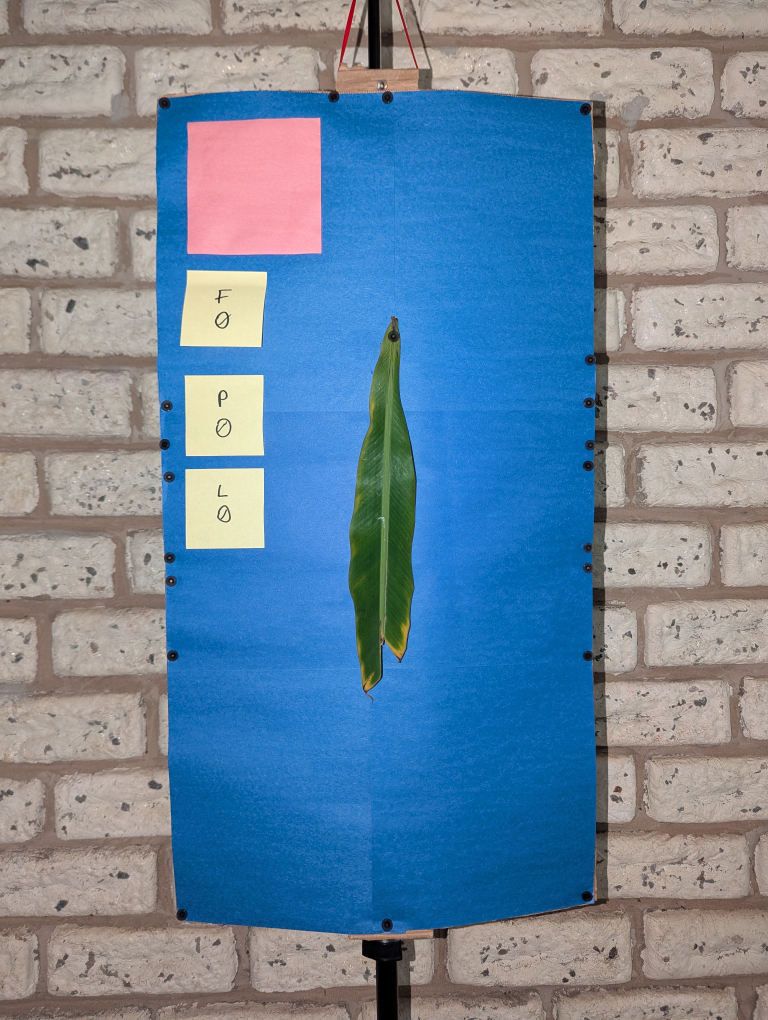
#> input picture AdjusterTool2/FlatboardExtraction/flatboard.jpg, 3072 x 4080 px, given in place of img_02_00_08_00.jpg, which was not available (shown at 1/4 size)
$ python ExtractFlatboard.py
#> lines starting #> are read from the running program, lines starting #| are printed output that depends on the picture; after the words box and inside, x2 and y2 are one past the last pixel; in counts of white or black regions, pixels touching at a corner belong together; pictures that were not available may be replaced by others from this repository, and a replacement may not be noted
### AdjusterTool2/Scripts/LABMask.py
# Author: Kevyn Angueira Irizarry
# Created: 2025-03-25
# Last Modified: 2025-05-06


import cv2
import numpy as np

from Scripts.ResizeForDisplay import resize_for_display

class LABMask:
    def __init__(self, lab_bounds):
        self.lab_bounds = lab_bounds

    def _imagePreprocessing(self, image):
        """
        Applying preprocessing to image
            CIE LAB -> Convert from BGR to CIE LAB
        """
        # Convert to HSV
        lab = cv2.cvtColor(image, cv2.COLOR_BGR2Lab)

        return lab

    def applyMask(self, image, invert_range=False, preprocess=True, **kwargs):
        """
        Applies CIE LAB mask based on bounds
        """

        # Return empty mask if image is empty or completely black
        if image is None or image.size == 0 or not np.any(image):
            empty_mask = np.zeros(image.shape[:2], dtype=np.uint8)
            empty_result = np.zeros_like(image)
            return empty_result, empty_mask

        # Apply preprocessing
        if preprocess:
            lab = self._imagePreprocessing(image)
        else:
            lab = image

        lower_bound, upper_bound = self.lab_bounds

        # Apply Mask, check for if inverted range
        lab_mask = cv2.inRange(lab, lower_bound, upper_bound)
        if invert_range:
            lab_mask = cv2.bitwise_not(lab_mask)

        # Overlay on original image
        result = cv2.bitwise_and(image, image, mask=lab_mask)

        return result, lab_mask

### AdjusterTool2/Scripts/ResizeForDisplay.py
# Author: Kevyn Angueira Irizarry
# Created: 2025-02-07
# Last Modified: 2025-03-18


import cv2
import numpy as np

def resize_for_display(image, max_width=1000, max_height=800):
    """ Resize image while maintaining aspect ratio for display. """
    height, width = image.shape[:2]
    scale = min(max_width / width, max_height / height)
    return cv2.resize(image, (int(width * scale), int(height * scale)))

### AdjusterTool2/Scripts/CropAndRotate.py
# Author: Kevyn Angueira Irizarry
# Created: 2025-02-07
# Last Modified: 2025-06-25

import cv2
import numpy as np

def cropAndRotate(image, min_rect, is_width_greater=True):
    """
    Rotate image around the rectangle's center and then crop to dimensions.
    """

    if min_rect is None:
        print("Could not crop and rotate image, invalid rectangle")
        return image

    center, (w, h), angle = min_rect

    #print("Cropping and Rotating")
    #print(f"Width: {w}")
    #print(f"Width: {h}")

    # Ensure width is always the greater measurement (left-to-right)
    if is_width_greater and w < h:
        w, h = h, w
        angle += 90  # Rotate to correct orientation

    if not is_width_greater and h < w:
        w, h = h, w
        angle -= 90

    # Rotate the entire image
    # Get rotation matrix
    M = cv2.getRotationMatrix2D(center, angle, 1.0)

    # Compute bounding box of the rotated image
    cos = np.abs(M[0, 0])
    sin = np.abs(M[0, 1])
    h_img, w_img = image.shape[:2]

    new_w = int((h_img * sin) + (w_img * cos))
    new_h = int((h_img * cos) + (w_img * sin))

    # Adjust rotation matrix to take into account the translation
    M[0, 2] += (new_w / 2) - center[0]
    M[1, 2] += (new_h / 2) - center[1]

    # Rotate with expanded canvas
    rotated = cv2.warpAffine(image, M, (new_w, new_h))

    # Adjust center point since image dimensions changed
    center = (new_w / 2, new_h / 2)

    # Extract the correctly rotated bounding box
    x, y, w, h = int(center[0] - w / 2), int(center[1] - h / 2), int(w), int(h)

    # Clamp cropping coordinates to be inside image dimensions
    height, width = rotated.shape[:2]
    x = max(0, x)
    y = max(0, y)
    w = min(w, width - x)
    h = min(h, height - y)

    cropped = rotated[y:y+h, x:x+w]

    return cropped

### AdjusterTool2/FlatboardExtraction/DetectLeaf.py
# Author: Kevyn Angueira Irizarry
# Created: 2025-06-25
# Last Modified: 2025-08-20

import os
import cv2
import numpy as np

import sys
from dataclasses import dataclass, field

sys.path.append("..")

from Scripts.ResizeForDisplay import resize_for_display
from Scripts.CropAndRotate import cropAndRotate
from Scripts.LABMask import LABMask

IMG_PATH = "./flatboard.jpg"

@dataclass
class LeafDetectionConfig:
    leaf_targets: tuple =  (
        30,    # green-ish
        #np.array([128, 128])   # brown-ish
    )
    target_tolerance: int = 100
    percent_tolerance: float = 0.02

class LeafDetector:

    def __init__(self, leaf_config: LeafDetectionConfig = None):
        if leaf_config is None:
            leaf_config = LeafDetectionConfig()

        self.__dict__.update(vars(leaf_config))

    def meanLabDistance(self, image_lab, contour, target, max_empty_ratio=0.5):
        # Step 1: Create mask for this contour
        mask_contour = np.zeros(image_lab.shape[:2], dtype=np.uint8)
        cv2.drawContours(mask_contour, [contour], -1, 255, -1)

        # Step 2: Create mask of valid (non-black) pixels (e.g., L > 0)
        non_black = cv2.inRange(image_lab, (1, 0, 0), (255, 255, 255))

        # Step 3: Calculate number of pixels inside contour and number of valid pixels
        total_pixels = cv2.countNonZero(mask_contour)
        valid_pixels = cv2.countNonZero(cv2.bitwise_and(mask_contour, non_black))

        # Step 4: Check empty ratio
        if total_pixels == 0 or (1 - valid_pixels / total_pixels) > max_empty_ratio:
            return float('inf')

        # Step 5: Compute mean over valid pixels only
        combined_mask = cv2.bitwise_and(mask_contour, non_black)
        mean = cv2.mean(image_lab, mask=combined_mask)[:3]
        mean_a = mean[1]

        return abs(mean_a - target)

    # [32 lines left out: functions _isolateTarget, stack_leaf_segments_vertically, not called in this run]

    def detect_leaf_segments(self, image_lab, contours):
        #image_lab = cv2.cvtColor(image_bgr, cv2.COLOR_BGR2LAB)

        leaf_like = []
        w, h = image_lab.shape[:2]
        total_area = w*h
        #print(total_area * self.percent_tolerance)

        for idx, cnt in enumerate(contours):
            area = cv2.contourArea(cnt)
            #min_rect = cv2.minAreaRect(cnt)
            #w,h = min_rect[1]
            #rect_area = w*h

            solidity = area / total_area
            if solidity < self.percent_tolerance:
                #print("Skipping, size")
                continue

            approx = cv2.approxPolyDP(cnt, 0.01 * cv2.arcLength(cnt, True), True)
            #print(f"Contour_{idx}: {area} | {len(approx)}") #| {rect_area}")
            if len(approx) < 4:
                #print("Skipping, complexity")
                continue

            min_dist = min(self.meanLabDistance(image_lab, cnt, target) for target in self.leaf_targets)
            print(min_dist, area)

            if min_dist < self.target_tolerance:  # adjustable threshold
                leaf_like.append((cnt, area))

        leaf_segments = []

        counter = 0
        for cnt, _ in leaf_like:
            x, y, w, h = cv2.boundingRect(cnt)
            isolated = self._isolateTarget(image_lab, cnt)
            leaf_crop = isolated[y:y+h, x:x+w]

            print(f"==== Contour_{counter} ====")

            contour_area = cv2.contourArea(cnt)
            print("Contour Area:", contour_area)

            # Step 1: Create mask for this contour
            mask_contour = np.zeros(isolated.shape[:2], dtype=np.uint8)
            cv2.drawContours(mask_contour, [cnt], -1, 255, -1)

            # Step 2: Create mask of valid (non-black) pixels (e.g., L > 0)
            non_black = cv2.inRange(isolated, (1, 0, 0), (255, 255, 255))

            # Step 3: Calculate number of pixels inside contour and number of valid pixels
            leaf_mask = cv2.bitwise_and(mask_contour, non_black)
            valid_pixels = cv2.countNonZero(leaf_mask)
            leaf_mask = leaf_mask[y:y+h, x:x+w]

            print("Contour Pixels:", valid_pixels)

            leaf_segments.append((leaf_crop, leaf_mask, cnt))

            counter += 1

        if len(leaf_segments) > 0:
            stacked_image = self.stack_leaf_segments_vertically(leaf_segments)
        else:
            stacked_image = image_lab

        return stacked_image, leaf_segments


### AdjusterTool2/FlatboardExtraction/ExtractFlatboard.py
# Author: Kevyn Angueira Irizarry
# Created: 2025-06-25
# Last Modified: 2025-08-20

import os
import cv2
import numpy as np

import sys
from dataclasses import dataclass, field
from DetectLeaf import LeafDetector

sys.path.append("..")

from Scripts.ResizeForDisplay import resize_for_display
from Scripts.CropAndRotate import cropAndRotate
from Scripts.LABMask import LABMask

@dataclass
class FlatboardConfig:
    board_params: dict = field(default_factory=lambda: {
        "bounds": (np.array([0, 130, 0]), np.array([255, 255, 115])),
        #"bounds": (np.array([0, 0, 110]), np.array([255, 255, 255])),
        "size": (17.0, 32.0),
        "aspect_ratio": 17.0/32.0,
        "aspect_tolerance": 0.1
    })

    scale_params: dict = field(default_factory=lambda: {
        #"bounds": (np.array([125, 126, 122]), np.array([255, 255, 255])),
        "bounds": (np.array([0, 135, 105]), np.array([255, 255, 255])),
        "size": (5, 5),
        "aspect_ratio": 1,
        "aspect_tolerance": 0.2
    })

    kernel_size: tuple = (5, 5)
    morph_iterations: int = 2
    blur: tuple = (5, 5)


class FlatboardExtractor:

    def __init__(self, flatboard_config: FlatboardConfig = None):
        if flatboard_config is None:
            flatboard_config = FlatboardConfig()

        self.__dict__.update(vars(flatboard_config))

        self.board_params["mask"] = LABMask(self.board_params["bounds"])
        self.scale_params["mask"] = LABMask(self.scale_params["bounds"])

        self.leafDetector = LeafDetector()

    def openImage(self, file_path):
        return cv2.imread(file_path)

    def displayImage(self, img, msg, wait=True):
        cv2.imshow(msg, resize_for_display(img))
        if wait:
            cv2.waitKey(0)
            cv2.destroyAllWindows()

    def _imagePreprocessing(self, image, mask_obj):
        # Apply Mask
        _, preprocessed = mask_obj.applyMask(image)

        # [9 lines of commented-out code are left out]

        num_labels, labels, stats, _ = cv2.connectedComponentsWithStats(preprocessed, connectivity=8)
        if num_labels > 1:
            largest_label = 1 + np.argmax(stats[1:, cv2.CC_STAT_AREA])
            preprocessed = np.uint8(labels == largest_label) * 255

        return preprocessed

    def _getContours(self, gray):
        """
        Get the contours on the image
        """

        #edges = cv2.Canny(gray, 50, 150)

        # Find contours from Canny edges
        contours, _ = cv2.findContours(gray, cv2.RETR_TREE, cv2.CHAIN_APPROX_SIMPLE)

        return contours

    def _drawContours(self, image, contours, color=(255,255,0)):

        image_shape = image.shape

        def get_color(i):
            normalized = int(255 * (i % 10)/10 )
            return (255 - normalized, normalized)

        drawn_contours = image.copy()

        if color is None:
            for i, contour in enumerate(contours):
                if contour is None or len(contour) < 4:
                    continue

                draw_color = get_color(i) if color is None else color
                cv2.drawContours(drawn_contours, [contour], -1, draw_color, 2)
        else:
            cv2.drawContours(drawn_contours, contours, -1, color, 2)


        return drawn_contours

    def _contoursToTarget(self, contours, mask, params, filter_aspect=False, display=False):
        """
        Attempts to detect the view window from a list of contours
        (1) First tries finding a "direct match" (largest rect matching aspect ratio and surrounded by white)
        (2) Then tries fallback to scaled rect (eliminated protrusions, then largest rect surrounded by white)
        """

        target_box = None
        target_rect = None
        target_contour = None
        max_area = 0

        # Visualization
        mask_vis = cv2.cvtColor(mask, cv2.COLOR_GRAY2BGR)

        for contour in contours:
            if len(contour) < 4:
                continue  # Skip trivial or broken contours

            min_rect = cv2.minAreaRect(contour)
            box = cv2.boxPoints(min_rect).astype(np.int32)
            w, h = min_rect[1]

            if w == 0 or h == 0:
                continue # Skip trivial 2D contours

            area = w * h
            aspect_ratio = min(w, h) / max(w, h)
            if display: print(area, aspect_ratio)

            # Try direct match
            if filter_aspect and abs(aspect_ratio - params["aspect_ratio"]) > params["aspect_tolerance"]:
                continue

            #expanded_box = self.__expandRotatedBox(min_rect, padding=20)

            #if self.__isSurroundedByWhite(mask, expanded_box, box) and area > max_area:
            if area > max_area:
                target_box = box
                target_rect = min_rect
                target_contour = contour
                max_area = area


            if display:
                cv2.drawContours(mask_vis, [box], -1, (0, 255, 0), 2)

        if display and target_box is not None:
            cv2.drawContours(mask_vis, [target_box], -1, (255, 0, 0), 2)
            cv2.imshow("Mask Vis", resize_for_display(mask_vis))
            cv2.waitKey(0)

        return target_rect, target_contour

    def _isolateTarget(self, image, target_contour):
        mask = np.zeros(image.shape[:2], dtype=np.uint8)
        cv2.drawContours(mask, [target_contour], -1, 255, -1)
        isolated = cv2.bitwise_and(image, image, mask=mask)
        return isolated

    def processImage(self, original_image, params, is_width_greater=False, display=False):

        mask_obj = params["mask"]

        preprocessed = self._imagePreprocessing(original_image, mask_obj)

        self.displayImage(preprocessed, "Preprocessed", True)

        contours = self._getContours(preprocessed)

        target_rect, target_contour = self._contoursToTarget(contours, preprocessed, params, display=display)

        isolated = self._isolateTarget(original_image, target_contour)

        self.displayImage(isolated, "Isolated", True)

        target = cropAndRotate(isolated, target_rect, is_width_greater)

        return target_rect, target, target_contour

    def _scaleObjectToPixelScale(self, scale_rect, scale_size, scale_contour):

        contour_area = cv2.contourArea(scale_contour)

        #pixel_w, pixel_h = scale_rect[1]
        #pixel_area = pixel_w * pixel_h

        true_w, true_h = scale_size
        true_area = true_w * true_h

        # Multiply any new pixel area by pixel scale to transform into true area
        #pixel_scale = true_area / pixel_area

        contour_scale = true_area / contour_area

        #print(pixel_w, pixel_h)
        #print(contour_area)
        #print(pixel_scale)
        print(contour_scale)

        return contour_scale

    def Extract(self, image_path, display=False, output_path=None):
        original_image = self.openImage(image_path)
#> in openImage, returned value is the input picture: shape (4080, 3072, 3); mean B, G, R 156, 134.4, 110

        # Contours to Board
        board_rect, board, _ = self.processImage(original_image, self.board_params, display=False)
#> in applyMask, `lab_mask = cv2.inRange(lab, lower_bound, upper_bound)`:
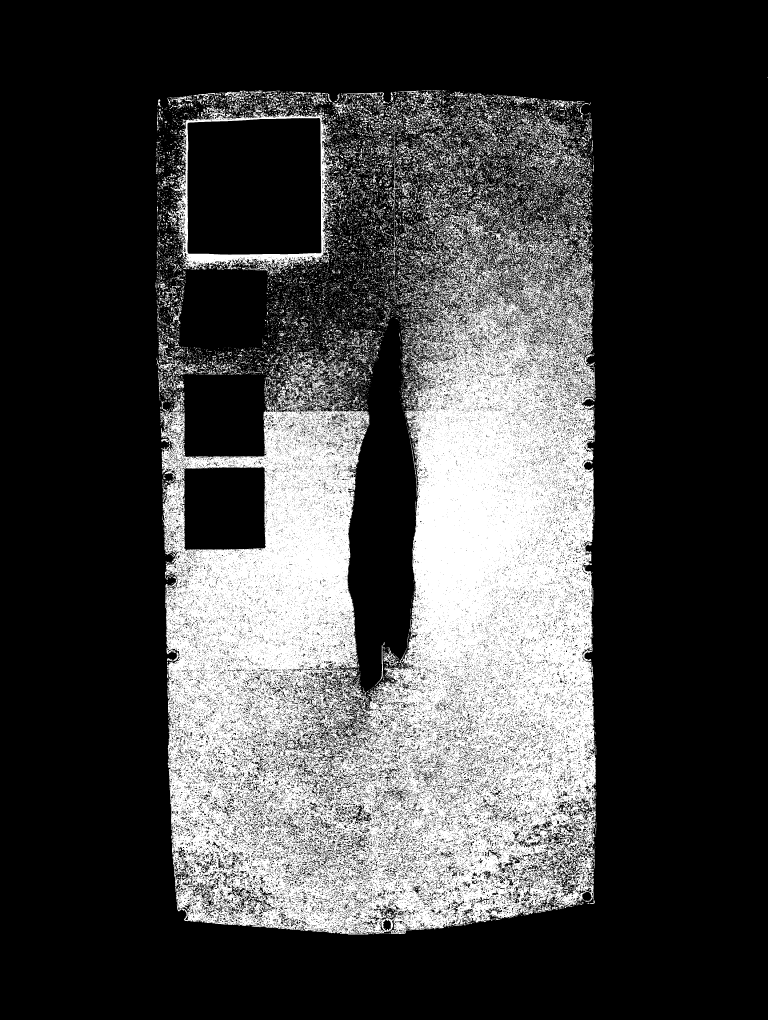
#> lab_mask: shape (4080, 3072) (shown at 1/4 size); 26% white; 27648 white regions (24590 under 20 px), largest, box (x1, y1, x2, y2) and area: (640, 830, 2384, 3738) 2870480, (693, 423, 1349, 1104) 52372, (628, 1420, 793, 1511) 3235
#> in _imagePreprocessing, `num_labels, labels, stats, _ = cv2.connectedComponentsWithStats(prepro..`:
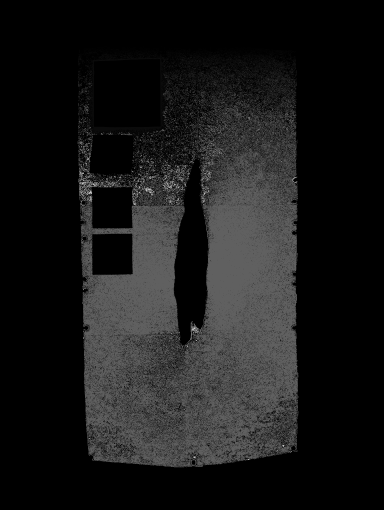
#> labels: shape (4080, 3072) int32 (shown at 1/8 size); min 0, max 27648, mean 2706.7; drawn with min black and max white
#> in _imagePreprocessing, `num_labels, labels, stats, _ = cv2.connectedComponentsWithStats(prepro..`: num_labels = 27649
#> in _imagePreprocessing, `largest_label = 1 + np.argmax(stats[1:, cv2.CC_STAT_AREA])`: largest_label = 10446
#> in _getContours, `contours, _ = cv2.findContours(gray, cv2.RETR_TREE, cv2.CHAIN_APPROX_S..`: contours = 86980 contours
#> the loop in _contoursToTarget, `for contour in contours:` made 86980 passes
#> (w, h, area, aspect_ratio, target_box, target_rect, max_area) on pass 1: (1740.6, 2901.3, 5049919.5, 0.6, [[673, 3749], [627, 848], [2367, 821], [2413, 3722]], ((1520.6, 2285.5), (1740.6, 2901.3), -0.915), 5049919.5)
#> after the loop in _contoursToTarget, `for contour in contours:`: max_area = 5049919.5; target_contour = contour of 38130 points, box (x1, y1, x2, y2) (640, 830, 2384, 3738), area 3552948
#> in processImage, `target_rect, target_contour = self._contoursToTarget(contours, preproc..`: target_rect = ((1520.6, 2285.5), (1740.6, 2901.3), -0.915)
#> in cropAndRotate, `center, (w, h), angle = min_rect`: center = (1520.6, 2285.5); w = 1740.6; h = 2901.3; angle = -0.915
#> in cropAndRotate, `M = cv2.getRotationMatrix2D(center, angle, 1.0)`: M = [[1, -0.016, 36.7], [0.016, 1, -24]]
#> in cropAndRotate, `cos = np.abs(M[0, 0])`: cos = 1
#> in cropAndRotate, `sin = np.abs(M[0, 1])`: sin = 0.016
#> in cropAndRotate, `new_w = int((h_img * sin) + (w_img * cos))`: new_w = 3136
#> in cropAndRotate, `new_h = int((h_img * cos) + (w_img * sin))`: new_h = 4128
#> in cropAndRotate, `rotated = cv2.warpAffine(image, M, (new_w, new_h))`:
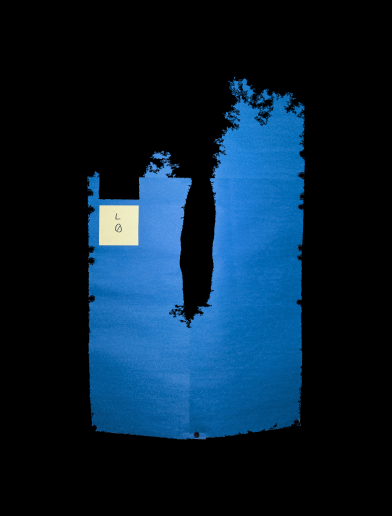
#> rotated: shape (4128, 3136, 3) (shown at 1/8 size); mean B, G, R 51, 31.8, 8.6
#> in cropAndRotate, `center = (new_w / 2, new_h / 2)`: center = (1568, 2064)
#> in cropAndRotate, `x, y, w, h = int(center[0] - w / 2), int(center[1] - h / 2), int(w), i..`: x = 697; y = 613; w = 1740; h = 2901
#> in cropAndRotate, `cropped = rotated[y:y+h, x:x+w]`:
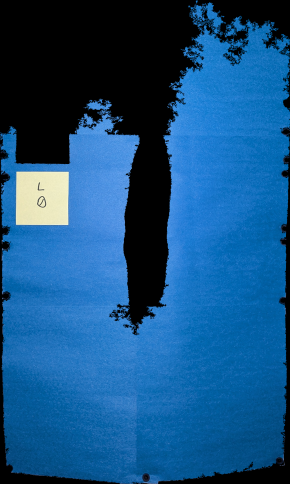
#> cropped: shape (2901, 1740, 3) (shown at 1/6 size); mean B, G, R 130.9, 81.5, 22
#> board_rect = ((1520.6, 2285.5), (1740.6, 2901.3), -0.915)

        # Contours to Pixel Scale
        scale_rect, scale, scale_contour = self.processImage(board, self.scale_params, True, display=True)
#> call 2 of applyMask, with invert_range = False, preprocess = True
#> in applyMask (call 2), `lab_mask = cv2.inRange(lab, lower_bound, upper_bound)`:
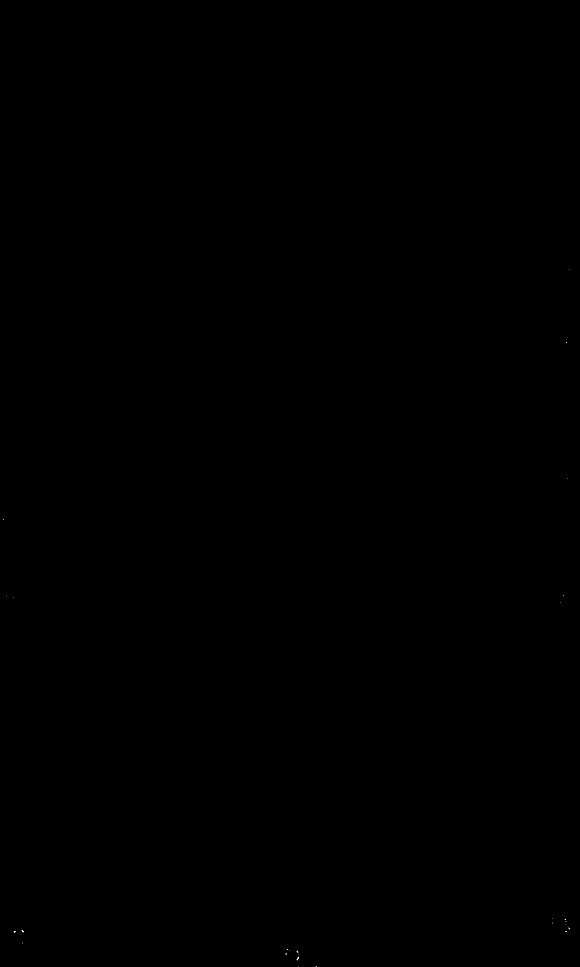
#> lab_mask: shape (2901, 1740) (shown at 1/3 size); 0% white in thin lines or dots, all inside (x1, y1, x2, y2) = (10, 807, 1709, 2901)
#> (the rest of the program and of its run is left out)
